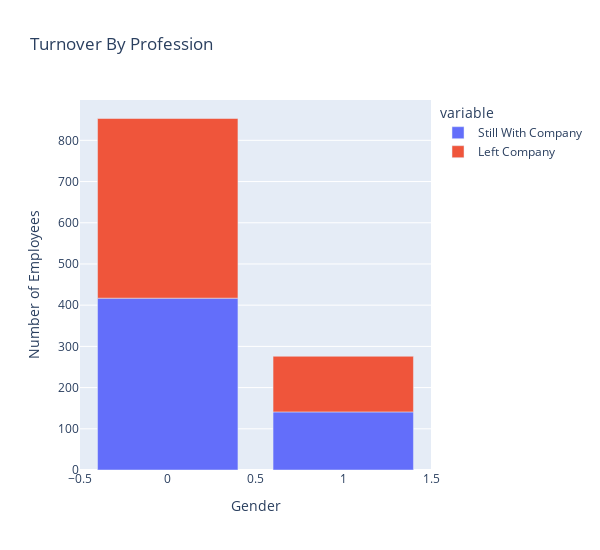

Notebook code for this chart:
### Code cell
import plotly.express as px

# create the stacked bar chart
fig = px.bar(result,
             x=result.index,
             # specify columns to use for the stacked bars
             y=[ "Still With Company", "Left Company"],
             title="Turnover By Profession",
             )

# adjust layout properties of the figure
fig.update_layout(
    yaxis=dict(title="Number of Employees"),
    xaxis=dict(title="Gender"),
    width=600,
    height=550,
        hoverlabel=dict(
        bgcolor="yellow",
        font_size=16,
        font_family="Rockwell"
    )
)
# show the stacked bar chart
fig.show()

### Figure 1 — Plotly figure (JSON) as saved in the notebook; plotly's stock layout.template omitted (floating-point values rounded to 4 significant figures)
{"data": [{"alignmentgroup": "True", "hovertemplate": "variable=Still With Company<br>gender=%{x}<br>value=%{y}<extra></extra>", "legendgroup": "Still With Company", "marker": {"color": "#636efa", "pattern": {"shape": ""}}, "name": "Still With Company", "offsetgroup": "Still With Company", "orientation": "v", "showlegend": true, "textposition": "auto", "x": [0, 1], "xaxis": "x", "y": [417, 141], "yaxis": "y", "type": "bar"}, {"alignmentgroup": "True", "hovertemplate": "variable=Left Company<br>gender=%{x}<br>value=%{y}<extra></extra>", "legendgroup": "Left Company", "marker": {"color": "#EF553B", "pattern": {"shape": ""}}, "name": "Left Company", "offsetgroup": "Left Company", "orientation": "v", "showlegend": true, "textposition": "auto", "x": [0, 1], "xaxis": "x", "y": [436, 135], "yaxis": "y", "type": "bar"}], "layout": {"xaxis": {"anchor": "y", "domain": [0.0, 1.0], "title": {"text": "Gender"}}, "yaxis": {"anchor": "x", "domain": [0.0, 1.0], "title": {"text": "Number of Employees"}}, "legend": {"title": {"text": "variable"}, "tracegroupgap": 0}, "title": {"text": "Turnover By Profession"}, "barmode": "relative", "hoverlabel": {"font": {"size": 16, "family": "Rockwell"}, "bgcolor": "yellow"}, "width": 600, "height": 550}}
